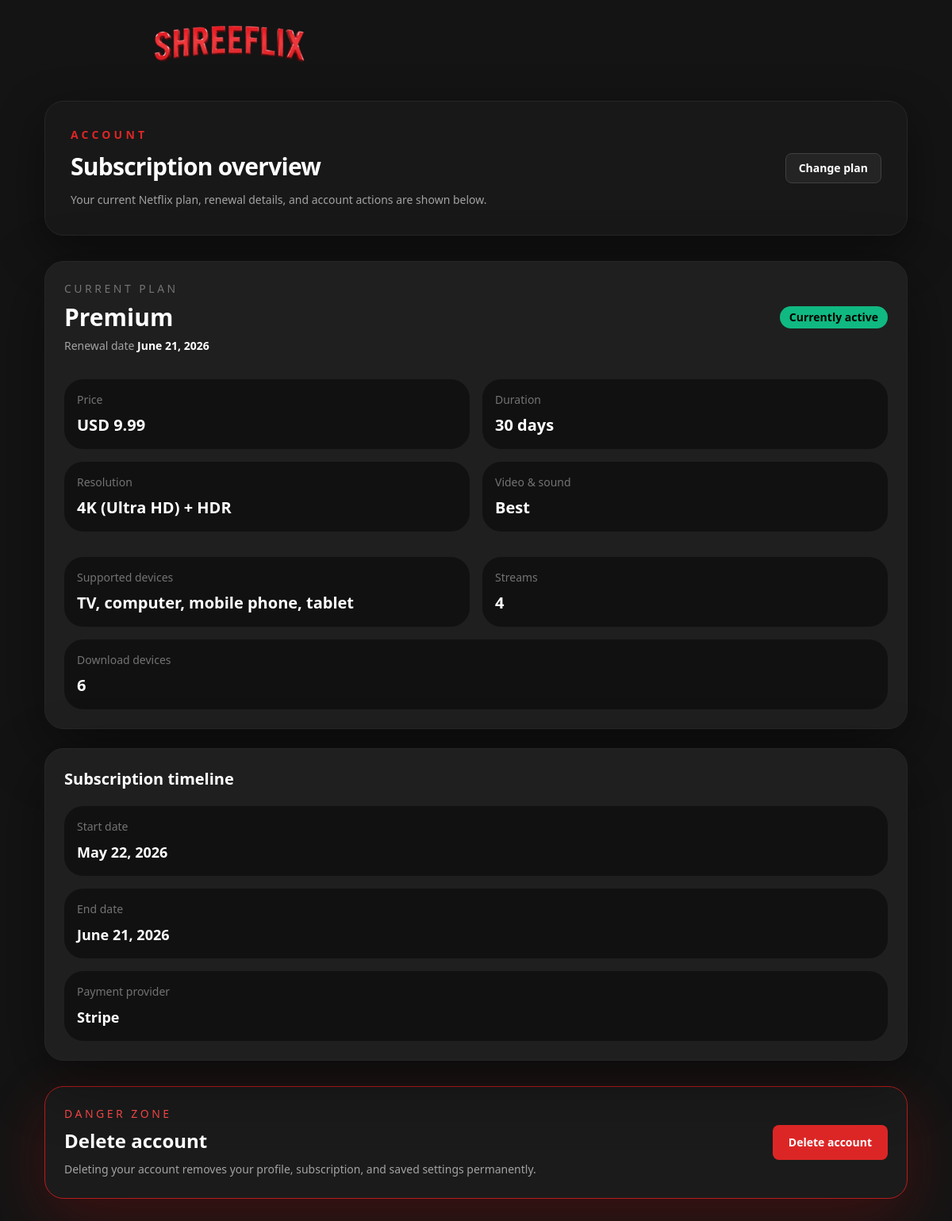
Page /subscription/account/ (signed in) on the committed database.
### subscription/models.py (models this page shows, shortened)
class UserSubscription(models.Model):
    user = models.OneToOneField(User, on_delete=models.CASCADE, related_name="subscription")
    plan = models.ForeignKey(SubscriptionPlan, on_delete=models.SET_NULL, null=True, blank=True)
    start_date = models.DateTimeField(auto_now_add=True)
    end_date = models.DateTimeField()
    is_active = models.BooleanField(default=True)
    stripe_session_id = models.CharField(max_length=500, blank=True, null=True)

class SubscriptionPlan(models.Model):
    name = models.CharField(max_length=100)
    price = models.DecimalField(max_digits=8, decimal_places=2)  # USD
    duration_days = models.PositiveIntegerField(default=30)  # 30 days = monthly
    video_sound_quality = models.CharField(max_length=100, default="Unknown")  # e.g., Fair, Good, Great, Best
    resolution = models.CharField(max_length=100, default="Unknown")           # e.g., 480p, 720p, 1080p, 4k+HDR
    supported_devices = models.CharField(max_length=255, default="Unknown")    # e.g., TV, Computer, Mobile, Tablet
    simultaneous_streams = models.PositiveIntegerField(default=1)
    download_devices = models.PositiveIntegerField(default=1)
    stripe_price_id = models.CharField(max_length=200, blank=True, null=True)

### subscription/views.py (the view)
# urls.py: path('account/', views.account, name='subscription_account'),
@login_required
def account(request):
    user_subscription = None
    try:
        user_subscription = request.user.subscription
    except UserSubscription.DoesNotExist:
        user_subscription = None
    return render(request, 'subscription/account.html', {
        'user_subscription': user_subscription,
    })

### subscription/templates/subscription/account.html (shortened to what this page needs)
{% extends 'core/base.html' %}
{% block content %}
<div class="min-h-screen bg-[#141414] text-white">
    {% include "core/partial/nav.html" %}
    <div class="max-w-6xl mx-auto px-4 py-10 sm:px-6 lg:px-8">
        <div class="space-y-8">
            <section class="rounded-3xl border border-neutral-800 bg-[#181818] p-6 shadow-[0_20px_60px_rgba(0,0,0,0.45)] sm:p-8">
                <div class="flex flex-col gap-4 md:flex-row md:items-center md:justify-between">
                    <div>
                        <p class="text-sm font-semibold uppercase tracking-[0.3em] text-red-600">Account</p>
                        <h1 class="mt-3 text-3xl font-bold tracking-tight text-white">Subscription overview</h1>
                        <p class="mt-3 text-sm leading-6 text-neutral-400">Your current Netflix plan, renewal details, and account actions are shown below.</p>
                    </div>
                    <div class="flex flex-wrap gap-3">
                        <a href="{% url 'plans' %}" class="inline-flex items-center rounded-lg border border-neutral-700 bg-white/5 px-4 py-2 text-sm font-semibold text-white transition hover:border-red-600 hover:text-red-400">Change plan</a>
                    </div>
                </div>
            </section>
            {% if user_subscription and user_subscription.plan %}
            <section class="grid gap-6 xl:grid-cols-[2fr_1fr]">
                <div class="rounded-3xl border border-neutral-800 bg-[#1f1f1f] p-6 shadow-[0_24px_80px_rgba(0,0,0,0.45)]">
                    <div class="flex flex-col gap-4 md:flex-row md:items-center md:justify-between">
                        <div>
                            <p class="text-sm uppercase tracking-[0.25em] text-neutral-500">Current plan</p>
                            <h2 class="mt-2 text-3xl font-semibold text-white">{{ user_subscription.plan.name }}</h2>
                            <p class="mt-2 text-sm text-neutral-400">Renewal date <span class="font-semibold text-white">{{ user_subscription.end_date|date:"F j, Y" }}</span></p>
                        </div>
                        <span class="inline-flex items-center rounded-full bg-emerald-500 px-3 py-1 text-sm font-semibold text-black">Currently active</span>
                    </div>
                    <div class="mt-8 grid gap-4 sm:grid-cols-2">
                        <div class="rounded-3xl bg-[#111111] p-4">
                            <p class="text-sm text-neutral-500">Price</p>
                            <p class="mt-2 text-xl font-semibold text-white">USD {{ user_subscription.plan.price }}</p>
                        </div>
                        <div class="rounded-3xl bg-[#111111] p-4">
                            <p class="text-sm text-neutral-500">Duration</p>
                            <p class="mt-2 text-xl font-semibold text-white">{{ user_subscription.plan.duration_days }} days</p>
                        </div>
                        <div class="rounded-3xl bg-[#111111] p-4">
                            <p class="text-sm text-neutral-500">Resolution</p>
                            <p class="mt-2 text-xl font-semibold text-white">{{ user_subscription.plan.resolution }}</p>
                        </div>
                        <div class="rounded-3xl bg-[#111111] p-4">
                            <p class="text-sm text-neutral-500">Video & sound</p>
                            <p class="mt-2 text-xl font-semibold text-white">{{ user_subscription.plan.video_sound_quality }}</p>
                        </div>
                    </div>
                    <div class="mt-8 grid gap-4 sm:grid-cols-2">
                        <div class="rounded-3xl bg-[#111111] p-4">
                            <p class="text-sm text-neutral-500">Supported devices</p>
                            <p class="mt-2 text-xl font-semibold text-white">{{ user_subscription.plan.supported_devices }}</p>
                        </div>
                        <div class="rounded-3xl bg-[#111111] p-4">
                            <p class="text-sm text-neutral-500">Streams</p>
                            <p class="mt-2 text-xl font-semibold text-white">{{ user_subscription.plan.simultaneous_streams }}</p>
                        </div>
                        <div class="sm:col-span-2 rounded-3xl bg-[#111111] p-4">
                            <p class="text-sm text-neutral-500">Download devices</p>
                            <p class="mt-2 text-xl font-semibold text-white">{{ user_subscription.plan.download_devices }}</p>
                        </div>
                    </div>
                </div>
                <div class="rounded-3xl border border-neutral-800 bg-[#1f1f1f] p-6 shadow-[0_24px_80px_rgba(0,0,0,0.45)]">
                    <h3 class="text-xl font-semibold text-white">Subscription timeline</h3>
                    <div class="mt-5 space-y-4">
                        <div class="rounded-3xl bg-[#111111] p-4">
                            <p class="text-sm text-neutral-500">Start date</p>
                            <p class="mt-2 text-lg font-semibold text-white">{{ user_subscription.start_date|date:"F j, Y" }}</p>
                        </div>
                        <div class="rounded-3xl bg-[#111111] p-4">
                            <p class="text-sm text-neutral-500">End date</p>
                            <p class="mt-2 text-lg font-semibold text-white">{{ user_subscription.end_date|date:"F j, Y" }}</p>
                        </div>
                        <div class="rounded-3xl bg-[#111111] p-4">
                            <p class="text-sm text-neutral-500">Payment provider</p>
                            <p class="mt-2 text-lg font-semibold text-white">Stripe</p>
                        </div>
                    </div>
                </div>
            </section>
            <section class="rounded-3xl border border-red-700 bg-[#1b1b1b] p-6 shadow-[0_24px_80px_rgba(255,0,0,0.18)]">
                <div class="flex flex-col gap-4 md:flex-row md:items-center md:justify-between">
                    <div>
                        <p class="text-sm uppercase tracking-[0.25em] text-red-500">Danger zone</p>
                        <h2 class="mt-2 text-2xl font-semibold text-white">Delete account</h2>
                        <p class="mt-2 text-sm leading-6 text-neutral-400">Deleting your account removes your profile, subscription, and saved settings permanently.</p>
                    </div>
                    <form method="post" action="{% url 'subscription_delete_account' %}" onsubmit="return confirm('Delete your account and subscription data? This cannot be undone.');">
                        <button type="submit" class="inline-flex items-center rounded-lg bg-red-600 px-5 py-3 text-sm font-semibold text-white transition hover:bg-red-700">Delete account</button>
                    </form>
                </div>
            </section>
            {% endif %}
        </div>
    </div>
</div>
{% endblock content %}

### rows in the picture
UserSubscription: plan.name "Premium", end_date "June 21, 2026", plan.price "9.99", plan.duration_days "30", plan.resolution "4K (Ultra HD) + HDR", plan.video_sound_quality "Best", plan.supported_devices "TV, computer, mobile phone, tablet", plan.simultaneous_streams "4", plan.download_devices "6", start_date "May 22, 2026"
